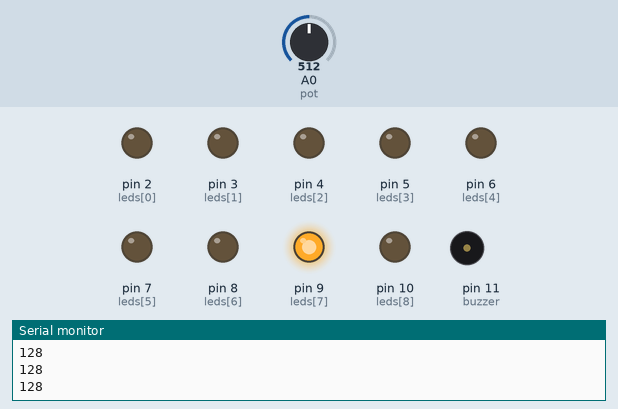
Bench run of a sketch on a simulated Arduino Uno, built with avr-gcc and run on an emulated ATmega328P. Shown: output pins drawn as LEDs (lit = HIGH), buzzer (waves = sounding), the last lines printed to the serial monitor. Dashed ring = blinking. The inputs (shaded band) are chosen by the test bench; at power-on: A0 (pot) = 512.

Above: at 0.96 s.
1.3 s: A0 (pot) set to 0
At 2.7 s:
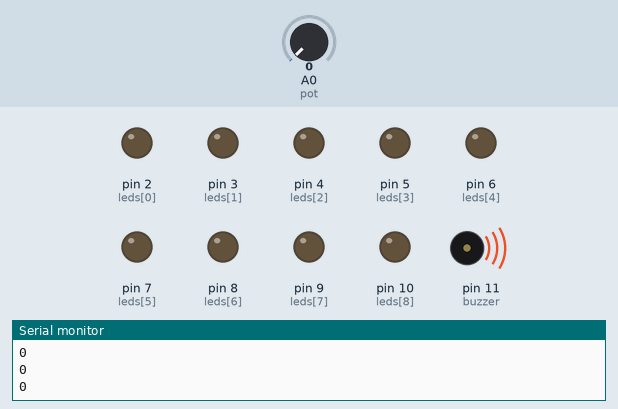
4.3 s: A0 (pot) set to 19
At 4.76 s:
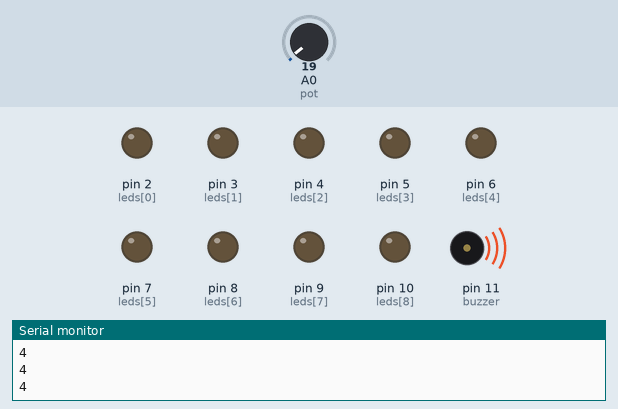
7.3 s: A0 (pot) set to 306
At 8.07 s:
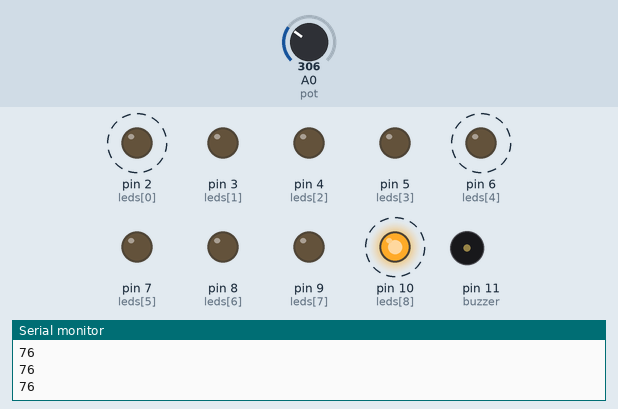
10.3 s: A0 (pot) set to 122
At 10.46 s:
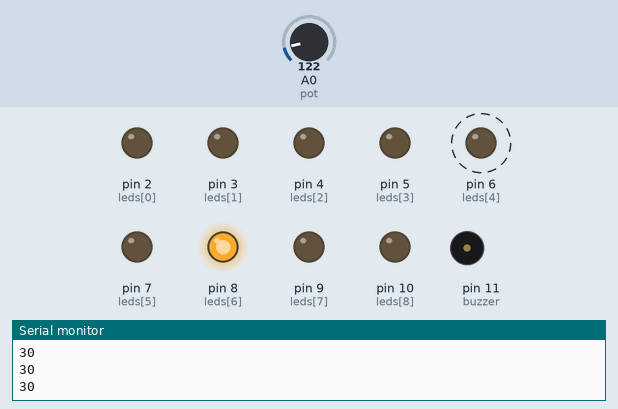
13.3 s: A0 (pot) set to 716
At 13.95 s:
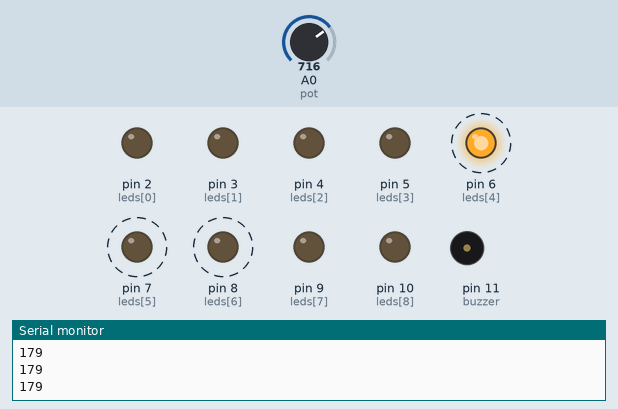
16.3 s: A0 (pot) set to 900
At 17.61 s:
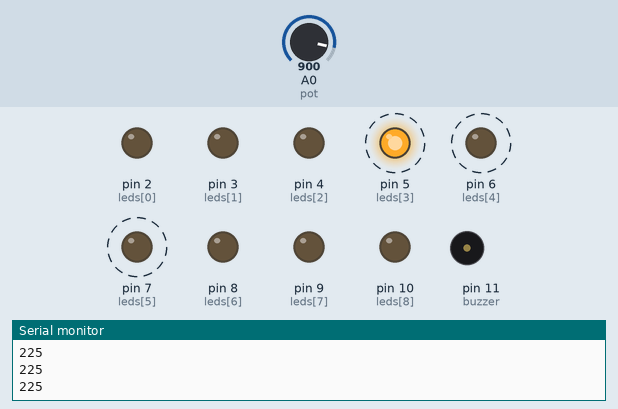
Timing chart, 0 to 20.3 s (numbered marks = the images above; inputs shaded):
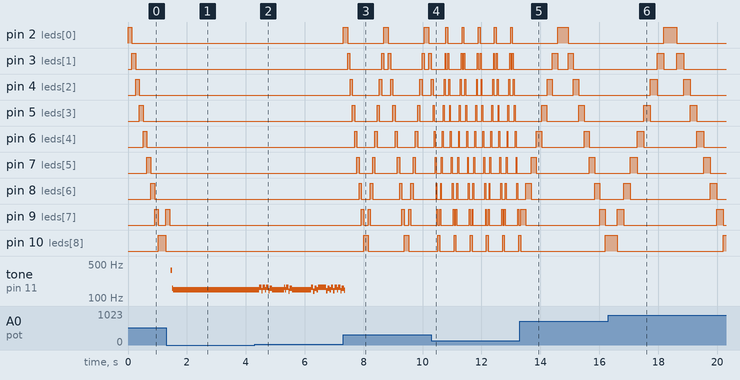

Measured:
- after the input at 1.3 s, pin 2 (leds[0]): stays LOW (without the input it goes to HIGH after 0.89 s); pin 3 (leds[1]): stops changing and stays LOW
- after the input at 4.3 s, tone on pin 11 (buzzer): plays 166 Hz for 0.08 s, 141 Hz for 0.04 s, 165 Hz for 0.08 s, 147 Hz for 0.04 s, 166 Hz for 0.08 s, 141 Hz for 0.04 s … (29 notes in this stretch), starting after 0.16 s
- after the input at 7.3 s, pin 2 (leds[0]): alternates HIGH for 0.15 s and LOW for 1.2 s, starting at once; pin 3 (leds[1]): LOW → HIGH after 0.16 s, then repeats every 1.4 s: LOW 1.1 s, HIGH 0.08 s, LOW 0.15 s, HIGH 0.08 s
- after the input at 10.3 s, pin 2 (leds[0]): alternates HIGH for 0.06 s and LOW for 0.49 s, starting after 0.49 s; pin 6 (leds[4]): alternates HIGH for 0.03 s and LOW for 0.24 s, starting after 0.10 s; pin 10 (leds[8]): alternates HIGH for 0.06 s and LOW for 0.49 s, starting after 0.22 s
- after the input at 13.3 s, pin 6 (leds[4]): alternates HIGH for 0.18 s and LOW for 1.4 s, starting after 0.56 s
- after the input at 16.3 s, pin 3 (leds[1]): alternates HIGH for 0.23 s and LOW for 0.45 s, 4 changes in all, then stays LOW, starting after 1.7 s; pin 4 (leds[2]): alternates HIGH for 0.23 s and LOW for 0.90 s, starting after 1.4 s

The sketch:

KnightRiderKittEffect.ino
```cpp
/*materials
 * 1 arduino uno
 * 9 led
 * 1 potantiometer
 * 1 buzzer
 * 34 jumper cable (estimated)
 * 330 ohm resistor
 */
#define buzzer 11 // buzzer
#define pot A0 // potantiometer
int fast = 50 ; //flash speed
int leds[] = {2,3,4,5,6,7,8,9,10}; //led pins

void setup() {
  pinMode(buzzer, OUTPUT);
  Serial.begin(9600);
  for(int i=0; i<9; i++){
  pinMode(leds[i], OUTPUT);
  }
}

void loop() {

  fast = analogRead(pot);
  Serial.println(fast);

  for(int i=0; i<9; i++){
    fast = analogRead(pot);
    Serial.println(fast/4);
    digitalWrite(buzzer, LOW);
    digitalWrite(leds[i], HIGH);
    delay(fast/4);
    fast = analogRead(pot);
    Serial.println(fast/4);
    digitalWrite(buzzer, HIGH);
    digitalWrite(leds[i], LOW);
  }

  for(int j=8; j>-1; j--){
    fast = analogRead(pot);
    Serial.println(fast/4);
    digitalWrite(buzzer, LOW);
    digitalWrite(leds[j], HIGH);
    delay(fast/4);
    fast = analogRead(pot);
    Serial.println(fast/4);
    digitalWrite(buzzer, HIGH);
    digitalWrite(leds[j], LOW);
  }

}
```
